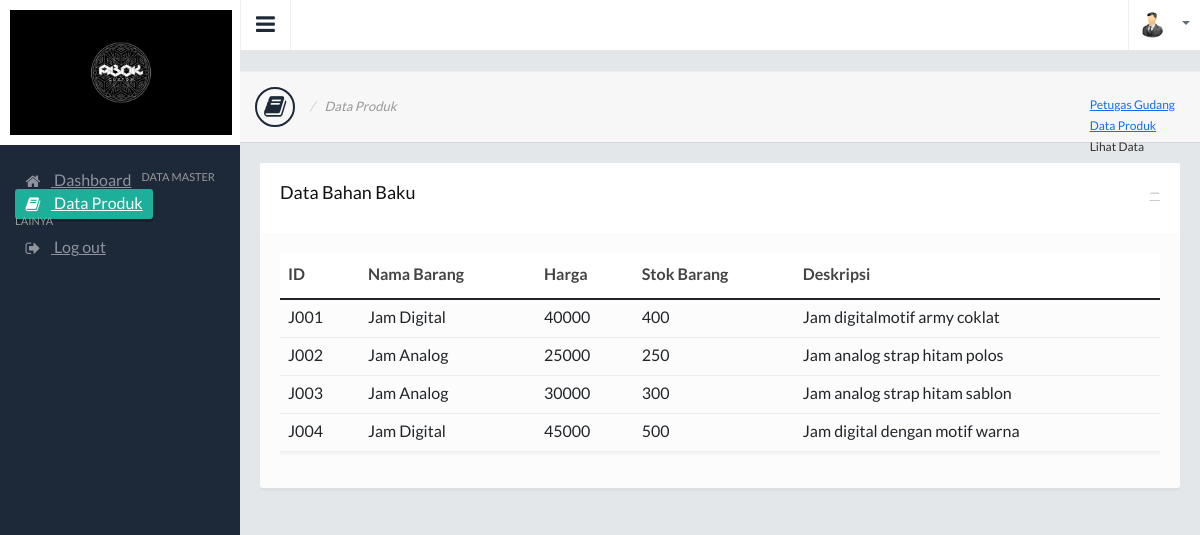
The app's page /c_toko/tampilprodukowner with its own data.
### tables this page shows
CREATE TABLE `produk` (
  `id_produk` varchar(20) NOT NULL,
  `nama_barang` varchar(40) NOT NULL,
  `harga` varchar(40) NOT NULL,
  `stok` varchar(40) NOT NULL,
  `deskripsi` varchar(300) NOT NULL
);

### application/controllers/c_toko.php (called while the page is built, shortened)
<?php
class c_toko extends CI_Controller {
	function __construct(){
        $this->load->model('m_toko');
        $this->load->helper('url');
        $this->load->helper('form');
        $this->load->library('session');
    }
    public function tampilprodukowner()
    {
        $this->data['produk'] = $this->m_toko->tampildataproduk('produk');
        $this->load->view('produk/v_data_produkowner', $this->data);
    }
}
?>

### index.php (called while the page is built, shortened)
<?php
require_once BASEPATH.'core/CodeIgniter.php';

### application/models/m_toko.php (called while the page is built, shortened)
<?php if ( ! defined('BASEPATH')) exit('no direct script access allowed');
class M_toko extends CI_Model {
		public function tampildataproduk($table)
		{
		$data = $this->db->get($table);
		return $data->result_array();
		}
	}
?>

### application/views/produk/v_data_produkowner.php (the view, shortened to what this page needs)
<!DOCTYPE html>
<html lang="en">
<head>
  <link href="<?php echo base_url()."assets/"; ?>css/style.default.css" rel="stylesheet">
  <link href="<?php echo base_url()."assets/"; ?>css/jquery.datatables.css" rel="stylesheet">
</head>
<body>
<section>
  <div class="leftpanel">
    <div class="logopanel">
        <img height="125" src="<?php echo base_url()."assets/"; ?>images/abokbg.jpeg">
    </div>
    <div class="leftpanelinner">
     <br>
      <ul class="nav nav-pills nav-stacked nav-bracket">
        <li><a href="<?php echo base_url();?>c_toko/dashboardowner"><i class="fa fa-home"></i> <span>Dashboard</span></a></li>
      <h5 class="sidebartitle">Data Master</h5>
        <li  class="active"><a href="<?php echo base_url();?>c_toko/tampilprodukowner"><i class="fa fa-book"></i> <span>Data Produk</span></a></li>
      </ul>
       <h5 class="sidebartitle">Lainya</h5>
       <ul class="nav nav-pills nav-stacked nav-bracket">
        <li><a href="<?php echo base_url();?>c_toko/do_logout"><i class="fa fa-sign-out"></i> <span>Log out</span></a></li>
      </ul>
    </div>
  </div>
  <div class="mainpanel">
    <div class="headerbar">
      <a class="menutoggle"><i class="fa fa-bars"></i></a>
      <div class="header-right">
        <ul class="headermenu">
          <li>
            <div class="btn-group">
              <button type="button" class="btn btn-default dropdown-toggle" data-toggle="dropdown">
                <img src="<?php echo base_url()."assets/"; ?>images/photos/user1.jpg" alt="" />
              </button>
            </div>
          </li>
        </ul>
      </div>
    </div>
    <br>
   <div class="pageheader">
      <h2><i class="fa fa-book"></i> <span>Data Produk</span></h2>
      <div class="breadcrumb-wrapper">
        <ol class="breadcrumb">
          <li><a href="<?php echo base_url();?>c_toko/dashboard">Petugas Gudang</a></li>
          <li><a href="<?php echo base_url();?>c_barang">Data Produk </a></li>
          <li class="active">Lihat Data</li>
        </ol>
      </div>
    </div>
    <div class="contentpanel">
      <div class="panel panel-default">
        <div class="panel-heading">
          <div class="panel-btns">
            <a href="#" class="minimize">&minus;</a>
          </div>
          <h3 class="panel-title"> Data Bahan Baku</h3>
        </div>
       <div class="panel-body">
          <div class="table-responsive">
            <table class="table" id="table1">
              <thead>
                 <tr>
                <th>ID</th>
                      <th>Nama Barang</th>
                      <th>Harga</th>
                      <th>Stok Barang</th>
                      <th>Deskripsi</th>
                 </tr>
              </thead>
              <tbody>
                 <?php
                  foreach ($produk as $data) { ?>
                  <tr>
                  <td><?php echo $data['id_produk']; ?></td>
                  <td><?php echo $data['nama_barang']; ?></td>
                  <td><?php echo $data['harga']; ?></td>
                  <td><?php echo $data['stok']; ?></td>
                  <td><?php echo $data['deskripsi']; ?></td>
                  </tr>
                  <?php } ?>
              </tbody>
           </table>
          </div>
        </div>
      </div>
    </div>
  </div>
</section>
</body>
</html>

### assets/css/style.default.css (style rules this page uses)
body { background: #1d2939; font-family: 'LatoRegular', 'Lucida Grande', 'Lucida Sans Unicode', Helvetica, sans-serif !important; line-height: 21px; color: #636e7b; overflow: hidden; }
h1,h2,h3,h4,h5 { font-family: 'LatoRegular', 'Lucida Grande', 'Lucida Sans Unicode', Helvetica, sans-serif; }
.headerbar { border-left: 1px solid #eee; background: #fff; }
.headerbar::after { clear: both; display: block; content: ''; }
.menutoggle { float: left; width: 50px; height: 50px; font-size: 22px; padding: 14px 0 0 15px; cursor: pointer; float: left; color: #1d2939; border-right: 1px solid #eee; -moz-transition: all 0.2s ease-out 0s; -webkit-transition: all 0.2s ease-out 0s; transition: all 0.2s ease-out 0s; }
.header-right { float: right; }
.headermenu { list-style: none; }
.headermenu > li { display: inline-block; float: left; border-left: 1px solid #eee; position: relative; }
.headermenu .dropdown-toggle { padding: 12px 10px; border-color: #fff; background: #fff; -moz-border-radius: 0; -webkit-border-radius: 0; border-radius: 0; border: 0; }
.headermenu .dropdown-toggle img { vertical-align: middle; margin-right: 5px; width: 26px; -moz-border-radius: 50px; -webkit-border-radius: 50px; border-radius: 50px; }
.headermenu .btn-group { margin-bottom: 0; }
.leftpanel { width: 240px; position: absolute; top: 0; left: 0; }
.logopanel { padding: 10px; background: #fff; }
.leftpanelinner { padding: 5px 15px; }
.sidebartitle { font-size: 11px; text-transform: uppercase; color: #999; margin-bottom: 10px; }
.nav-bracket > li > a { color: #8f939e; padding: 7px 10px; }
.nav-bracket > li.active > a, .nav-bracket > li.active > a:hover, .nav-bracket > li.active > a:focus { background-color: #1caf9a; color: #fff; }
.nav-bracket > li.active > a { -moz-box-shadow: 0 3px 0 rgba(0,0,0,0.2); -webkit-box-shadow: 0 3px 0 rgba(0,0,0,0.2); box-shadow: 0 3px 0 rgba(0,0,0,0.2); }
.nav-bracket li .fa, .nav-bracket li .glyphicon { font-size: 16px; vertical-align: middle; margin-right: 10px; width: 16px; text-align: center; }
.mainpanel { margin-left: 240px; background: #e4e7ea; min-height: 1000px; }
.pageheader { padding: 15px; border-bottom: 1px solid #d3d7db; border-top: 1px solid #eee; background: #f7f7f7; position: relative; }
.pageheader h2 { font-size: 28px; color: #1D2939; letter-spacing: -0.5px; margin: 0; }
.pageheader .glyphicon, .pageheader .fa { font-size: 24px; margin-right: 5px; padding: 6px 7px; border: 2px solid #1D2939; -moz-border-radius: 50px; -webkit-border-radius: 50px; border-radius: 50px; }
.pageheader h2 span { font-size: 13px; text-transform: none; color: #999; font-style: italic; vertical-align: middle; letter-spacing: 0; }
.pageheader h2 span::before { content: '/'; margin: 0 10px 0 5px; color: #ccc; }
.pageheader .breadcrumb-wrapper { position: absolute; top: 23px; right: 25px; }
.pageheader .breadcrumb { background: none; display: inline-block; padding: 0; }
.pageheader .breadcrumb li { font-size: 12px; }
.pageheader .breadcrumb li.active { color: #333; }
.contentpanel { padding: 20px; }
.contentpanel::after { clear: both; display: block; content: ''; }

### records on screen
produk: id_produk "J001", nama_barang "Jam Digital", harga "40000", stok "400", deskripsi "Jam digitalmotif army coklat"
produk: id_produk "J002", nama_barang "Jam Analog", harga "25000", stok "250", deskripsi "Jam analog strap hitam polos"
produk: id_produk "J003", nama_barang "Jam Analog", harga "30000", stok "300", deskripsi "Jam analog strap hitam sablon"
produk: id_produk "J004", nama_barang "Jam Digital", harga "45000", stok "500", deskripsi "Jam digital dengan motif warna"
